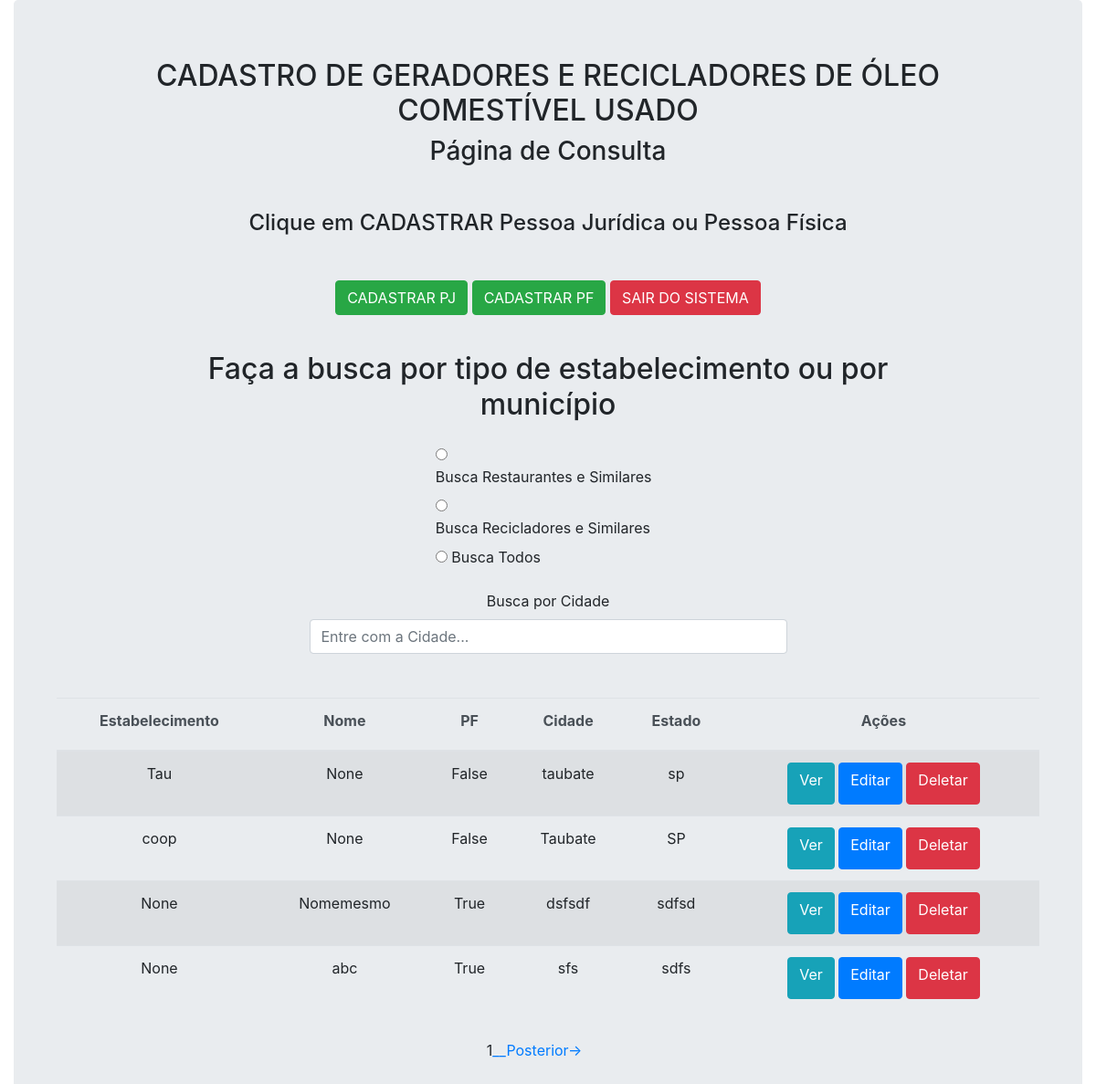
/index/ (signed in), run on an earlier commit of the app's database.
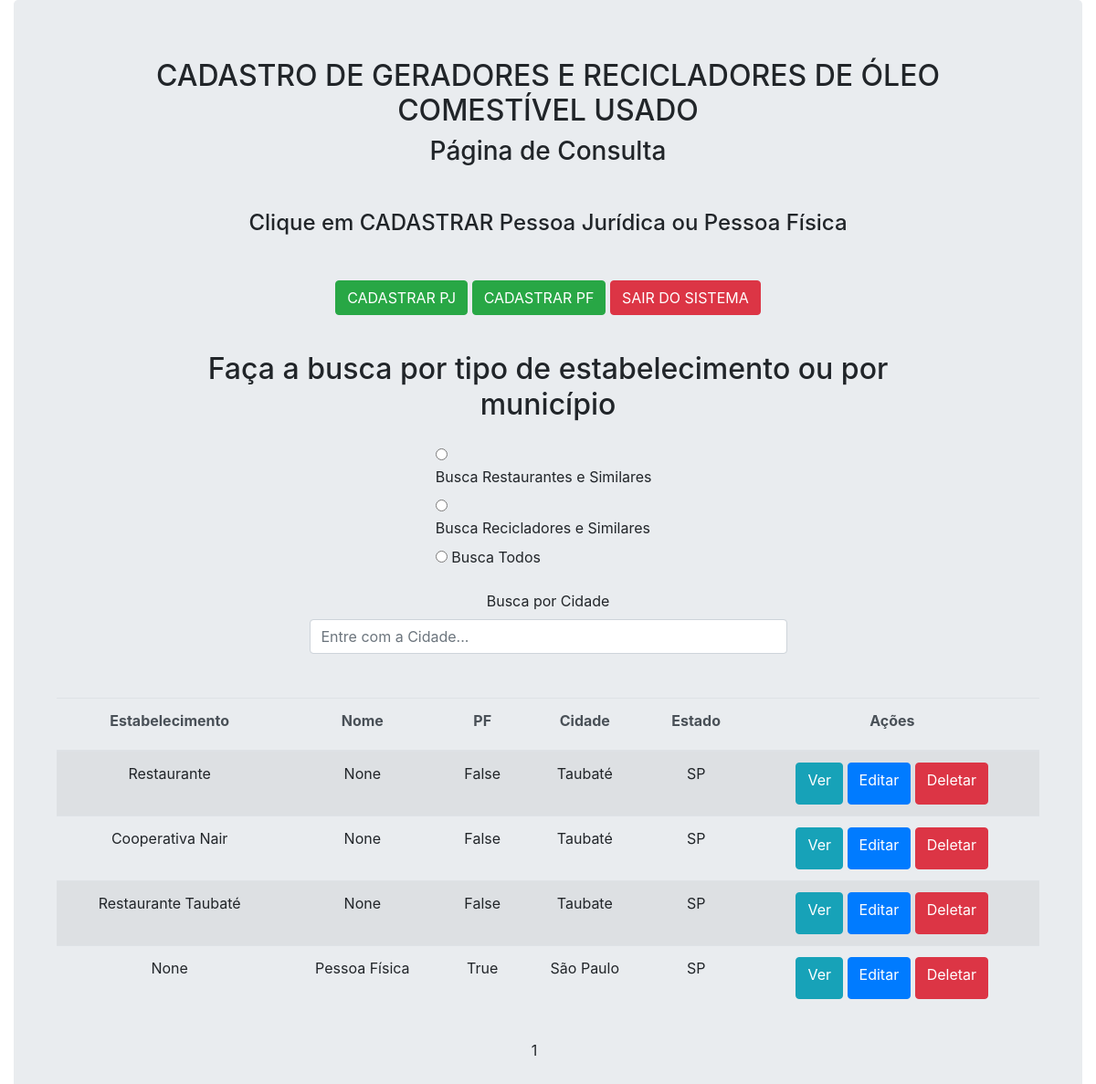
And on a later commit of the database.
### pji3g54app/models.py (models this page shows, shortened)
class Cadastro(models.Model):
    inputEmpresa = models.CharField(max_length=255, null=True, blank=True)
    inputCNPJ = models.CharField(max_length=18, null=True, blank=True)
    inputNome = models.CharField(max_length=255, null=True, blank=True)
    inputCPF = models.CharField(max_length=14, null=True, blank=True)
    inputEmail = models.EmailField(max_length=100, null=True, blank=True)
    inputTel = models.CharField(max_length=13, null=True, blank=True)
    inputCel = models.CharField(max_length=14, null=True, blank=True)
    inputAddress = models.CharField(max_length=255, null=True, blank=True)
    inputNumber = models.PositiveIntegerField(null=True, blank=True)
    inputAddress2 = models.CharField(max_length=100, null=True, blank=True)
    inputCEP = models.CharField(max_length=9, null=True, blank=True)
    inputCity = models.CharField(max_length=50, null=True, blank=True)
    inputEstado = models.CharField(max_length=20, null=True, blank=True)
    inputTipo = models.BooleanField(null=None, blank=None)
    inputPF = models.BooleanField(null=None, blank=None, default=False)

### pji3g54app/views.py (the view)
# urls.py: path('index/', index, name='index'),
def index(request):
    data = {}
    search = request.GET.get('search')
    tipo = request.GET.get('inputTipo')
    if search:
        if tipo == "None":
            data['db'] = Cadastro.objects.filter(inputCity__icontains=search)
        else:
            data['db'] = Cadastro.objects.filter(inputCity__icontains=search, inputTipo=tipo)
    else:
        qry_data = Cadastro.objects.get_queryset().order_by('id') # Garante que o DB fornece um registro de cada vez, ordenado por Id
        paginator = Paginator(qry_data, 4)  # Exibe 4 registros do DB por página
        pages = request.GET.get('page')  # Captura qual é a página (page) selecionada no index.html pelo usuário
        data['db'] = paginator.get_page(pages)
    return render(request, 'index.html', data)

### pji3g54app/templates/index.html (shortened to what this page needs)
<!DOCTYPE html>
<html lang="pt-br">
<head>
    <link rel="stylesheet" href="https://stackpath.bootstrapcdn.com/bootstrap/4.1.3/css/bootstrap.min.css">
</head>
<body>
{% block content %}
    {% if request.user.is_authenticated %}
<div class="container-fluid col-12">
  <div class="jumbotron">
    <div class="col-10 m-auto pb-3 text-center">
        <h2>CADASTRO DE GERADORES E RECICLADORES DE ÓLEO COMESTÍVEL USADO</h2>
        <h3>Página de Consulta</h3></div>
      <div class="m-auto pt-4 pb-4 text-center ">
        <h4>Clique em CADASTRAR Pessoa Jurídica ou Pessoa Física</h4>
    </div>
    <div class="col-8 m-auto pt-3 pb-3 text-center">
        <td>
            <a href="/form" class="btn btn-success">CADASTRAR PJ</a>
            <a href="/formpf" class="btn btn-success">CADASTRAR PF</a>
            <a href="/dologout" class="btn btn-danger">SAIR DO SISTEMA</a>
        </td>
    </div>
    <div>
        <form method="get">
            <div class="container-fluid col-10 pt-4 pb-3 text-center">
                <h2>Faça a busca por tipo de estabelecimento ou por município</h2>
            </div>
            <div class=" container-fluid col-3 m-auto text-left">
            <input type="radio" id="produtor" name="inputTipo" value="True">
            <label for="produtor">Busca Restaurantes e Similares</label><br>
            <input type="radio" id="reciclador" name="inputTipo" value="False">
            <label for="reciclador">Busca Recicladores e Similares</label><br>
            <input type="radio" id="todos" name="inputTipo" value=None>
            <label for="todos">Busca Todos</label><br>
            </div>
        <div class="col-6 m-auto pt-3 pb-2 text-center">
            <div class="text-center"><label>Busca por Cidade</label></div>
            <input type="text" id="search" name="search" class="form-control" placeholder="Entre com a Cidade..."><br>
        </div>
        </form>
    </div>
    <div class="container-fluid col-12 m-auto pt-3 pb-3 text-center">
        <table class="table table-striped">
          <thead class="thead-light">
            <tr>
              <th scope="col"><label>Estabelecimento</label></th>
              <th scope="col"><label>Nome</label></th>
              <th scope="col"><label>PF</label></th>
              <th scope="col"><label>Cidade</label></th>
              <th scope="col"><label>Estado</label></th>
              <th scope="col"><label>Ações</label></th>
            </tr>
          </thead>
          <tbody>
            {% for dbs in db %}
            <tr>
                <td>{{dbs.inputEmpresa}}</td>
                <td>{{dbs.inputNome}}</td>
                <td>{{dbs.inputPF}}</td>
                <td>{{dbs.inputCity}}</td>
                <td>{{dbs.inputEstado}}</td>
                <td>
                    <a href="/view/{{dbs.id}}" class="btn btn-info" ><label>Ver</label></a>
                    <a href="/edit/{{dbs.id}}" class="btn btn-primary"><label>Editar</label></a>
                    <a href="/delete/{{dbs.id}}" class="btn btn-danger btnDel"><label>Deletar</label></a>
                </td>
            </tr>
                {% endfor %}
          </tbody>
        </table>
    </div>
    <div class="container-fluid row d-flex justify-content-center">
        <div class="pagination" >
            {{db.number}}
            {% if db.has_next %}
                <a href="?page={{db.next_page_number}}"><label>__Posterior-></label></a>
            {% endif %}
        </div>
    </div>
    {% load static %}
  </div>
</div>
{% else %}
<div class="col-8 m-auto pt-3 pb-3 text-center">
    <h1>Acesso Não Permitido</h1>
</div>
{% endif %}
{% endblock %}
</body>
</html>

What changed in the data, as far as the page shows it:
removed Cadastro: inputEmpresa "Tau", inputNome "None", inputPF "False", inputCity "taubate", inputEstado "sp"
removed Cadastro: inputEmpresa "coop", inputNome "None", inputPF "False", inputCity "Taubate", inputEstado "SP"
removed Cadastro: inputEmpresa "None", inputNome "Nomemesmo", inputPF "True", inputCity "dsfsdf", inputEstado "sdfsd"
added Cadastro: inputEmpresa "Restaurante", inputNome "None", inputPF "False", inputCity "Taubaté", inputEstado "SP"
added Cadastro: inputEmpresa "Cooperativa Nair", inputNome "None", inputPF "False", inputCity "Taubaté", inputEstado "SP"
changed Cadastro: inputEmpresa "None" → "Restaurante Taubaté"; inputNome "abc" → "None"; inputPF "True" → "False"; inputCity "sfs" → "Taubate"; inputEstado "sdfs" → "SP"
added Cadastro: inputEmpresa "None", inputNome "Pessoa Física", inputPF "True", inputCity "São Paulo", inputEstado "SP"
Also different on the page:
text no longer shown: "__Posterior->"
